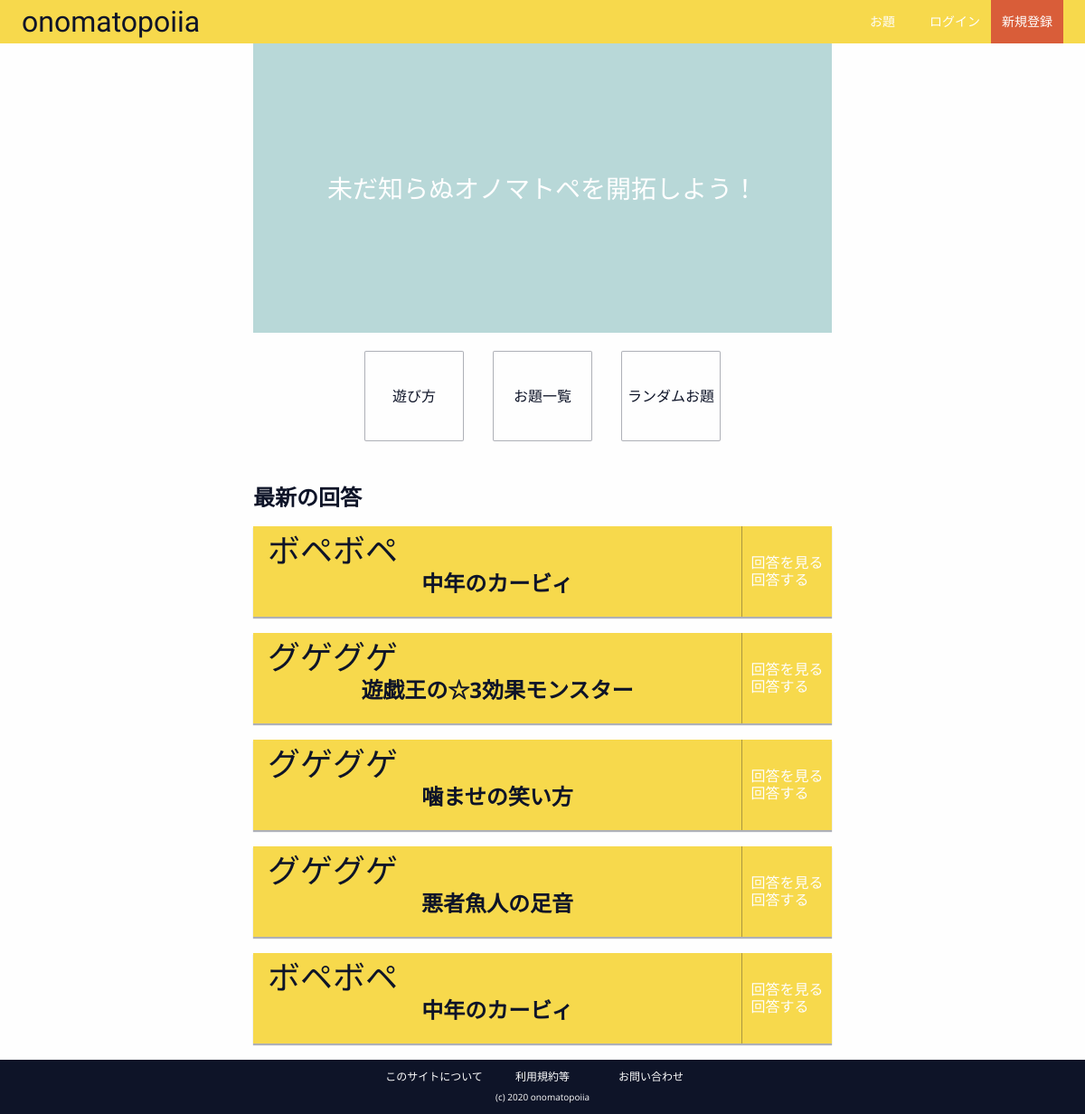
The page / on the database its author committed.
### onomato/models.py (models this page shows, shortened)
class Answer(models.Model):
    odai = models.ForeignKey(Odai, on_delete=models.CASCADE)
    answer_text = models.CharField(max_length=50, null=False)
    pub_date = models.DateTimeField('date published')

class Odai(models.Model):
    odai_text = models.CharField(max_length=4)
    pub_date = models.DateTimeField('date published')

### onomato/views.py (the view)
# urls.py: path('', views.index, name='index'),
def index(request):
    latest_answer = Answer.objects.order_by('-pub_date')[:5]
    context = {
        'latest_answer': latest_answer,
    }
    return render(request, 'index.html', context)

### templates/index.html (shortened to what this page needs)
{% extends 'base.html' %} {% load static %} {% block link %}
<link rel="stylesheet" href="{% static '/css/index.css' %}" />
{% endblock %} {% block content %}
<div class="main__top">
  <div class="main__top__first-view">
    <p>
      未だ知らぬオノマトペを開拓しよう！
    </p>
  </div>
  <div class="main__top__navs">
    <a href="{% url 'onomato:about' %}" class="main__top__navs__item">遊び方</a>
    <a href="{% url 'onomato:odai_index' %}" class="main__top__navs__item">
      お題一覧
    </a>
    <a href="#" class="main__top__navs__item">
      ランダムお題
    </a>
  </div>
  <div class="main__top__latest-answers">
    <h2 class="main__top__latest-answers__title">最新の回答</h2>
    {% if latest_answer %} {% for answer in latest_answer %}
    <div class="main__top__latest-answers__answer">
      <div class="main__top__latest-answers__answer__odai-answer">
        <p class="main__top__latest-answers__answer__odai-answer__odai-text">
          {{ answer.odai.odai_text }}
        </p>
        <div
          class="main__top__latest-answers__answer__odai-answer__answer-text"
        >
          {{ answer.answer_text }}
        </div>
      </div>
      <a
        href="odai/{{ answer.odai.id }}"
        class="main__top__latest-answers__answer__detail-link"
      >
        <div>
          <div class="main__top__latest-answers__answer__detail-link__text">
            回答を見る
          </div>
          <div class="main__top__latest-answers__answer__detail-link__text">
            回答する
          </div>
        </div>
      </a>
    </div>
    {% endfor %} {% endif %}
  </div>
</div>
{% endblock %}

### static/css/base.css (style rules this page uses)
* { font-family: "Open Sans", "M PLUS 1p", cursive; }
body { background-color: #fefefe; color: #0e1428; font-size: 16px; }

### static/css/index.css (style rules this page uses)
.main__top__first-view { background-color: #b8d8d8; color: #fefefe; font-size: 28px; height: 320px; display: grid; place-items: center; margin-bottom: 20px; }
.main__top__navs { display: flex; justify-content: center; margin: 0 16px; }
.main__top__navs__item { background-color: #fefefe; border: 1px solid #0e142855; border-radius: 2px; display: grid; font-size: 16px; place-items: center; height: 100px; margin: 0 16px 20px 16px; transition: background-color 0.2s; width: 110px; }
.main__top__latest-answers__title { font-size: 24px; font-weight: bold; margin-top: 28px; }
.main__top__latest-answers__answer { background: #f7d94c; box-shadow: 0 2px 1px 0 #0e142855; display: flex; justify-content: space-between; height: 100px; margin: 18px 0; }
.main__top__latest-answers__answer__odai-answer { padding: 8px 16px; width: calc(100% - 100px); }
.main__top__latest-answers__answer__odai-answer__odai-text { font-family: "Koharuiro"; font-size: 36px; }
.main__top__latest-answers__answer__odai-answer__answer-text { font-size: 24px; font-weight: bold; margin: 0 auto; text-align: center; }
.main__top__latest-answers__answer__detail-link { border-left: 1px solid #0e142855; color: #fefefe; display: grid; place-items: center; transition: background-color 0.2s, color 0.2s; width: 100px; }

### rows shown on the page
Answer: odai.odai_text "ボペボペ", answer_text "中年のカービィ"
Answer: odai.odai_text "グゲグゲ", answer_text "遊戯王の☆3効果モンスター"
Answer: odai.odai_text "グゲグゲ", answer_text "噛ませの笑い方"
Answer: odai.odai_text "グゲグゲ", answer_text "悪者魚人の足音"
Answer: odai.odai_text "ボペボペ", answer_text "中年のカービィ"
